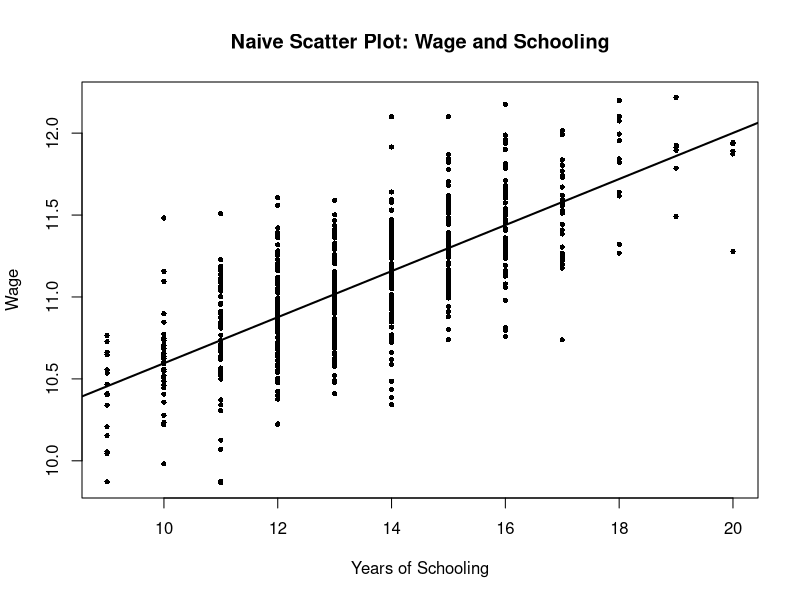
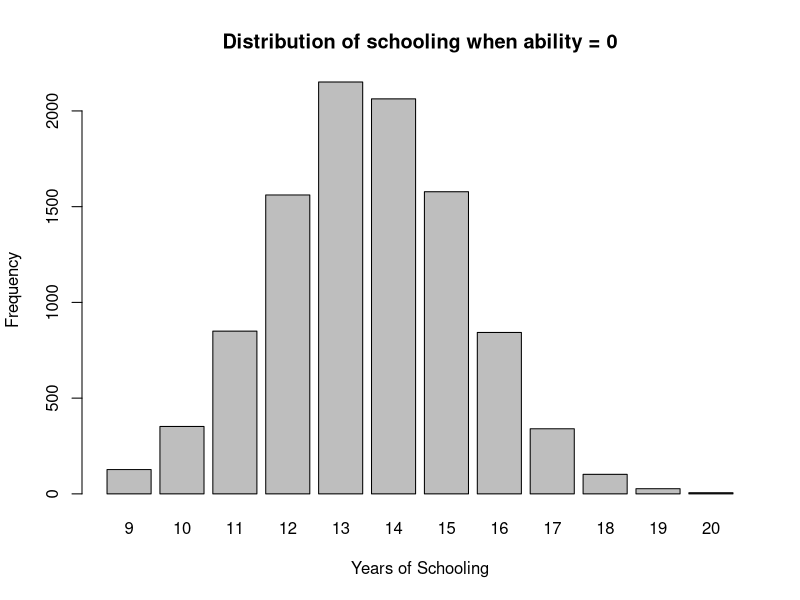

R code for these plots, in order:
## ---- chunk 1
#| fig-cap: "教育年数と賃金の素朴な散布図（能力バイアスあり）"
set.seed(123)

N <- 600

# 観測されない能力（本当は見えない要因）
ability <- rnorm(N, mean = 0, sd = 1)

# 教育年数（ability が高いほど長くなりやすい）
latent_schooling <- 13.5 + 1.2 * ability + rnorm(N, mean = 0, sd = 1.8)
schooling <- pmin(pmax(round(latent_schooling), 9), 20)

# 賃金の生成（教育 + 能力 + ノイズ）
# ability も wage に直接効く
wage <- 10.0 + 0.08 * schooling + 0.25 * ability + rnorm(N, sd = 0.22)


df_demo <- data.frame(
  schooling = schooling,
  wage = wage,
  ability = ability
)

# -----------------------------------------
# Plot : wage vs schooling (naive)
# -----------------------------------------
plot(
  df_demo$schooling, df_demo$wage,
  pch = 16, cex = 0.7,
  xlab = "Years of Schooling",
  ylab = "Wage",
  main = "Naive Scatter Plot: Wage and Schooling"
)

abline(lm(wage ~ schooling, data = df_demo), lwd = 2)
## ---- chunk 2
#| fig-cap: "ability = 0 に固定したときの schooling の分布（繰り返しサンプリング）"
#| echo: true

set.seed(123)

# 元のコードと対応するパラメータ
ability_fixed <- 0
R <- 10000

# ノイズを繰り返し引く（教育年数の式に入るノイズ）
u <- rnorm(R, mean = 0, sd = 1.8)

# 丸める前の教育年数
latent_schooling_rep <- 13.5 + 1.2 * ability_fixed + u

# 観測される教育年数（丸め + [9,20] に切る）
schooling_rep <- pmin(pmax(round(latent_schooling_rep), 9), 20)

# 離散変数なので棒グラフで可視化
tab_schooling <- table(factor(schooling_rep, levels = 9:20))

barplot(
  tab_schooling,
  xlab = "Years of Schooling",
  ylab = "Frequency",
  main = "Distribution of schooling when ability = 0"
)
## ---- chunk 3
set.seed(123)

N <- 600

# 観測されない能力（本当は見えない要因）
ability <- rnorm(N, mean = 0, sd = 1)

# 教育年数（ability が高いほど長くなりやすい）
latent_schooling <- 13.5 + 1.2 * ability + rnorm(N, mean = 0, sd = 1.8)
schooling <- pmin(pmax(round(latent_schooling), 9), 20)

# 賃金の生成（教育 + 能力 + ノイズ）
# ability も wage に直接効く
wage <- 10.0 + 0.08 * schooling + 0.25 * ability + rnorm(N, sd = 0.22)


df_demo <- data.frame(
  schooling = schooling,
  wage = wage,
  ability = ability
)
